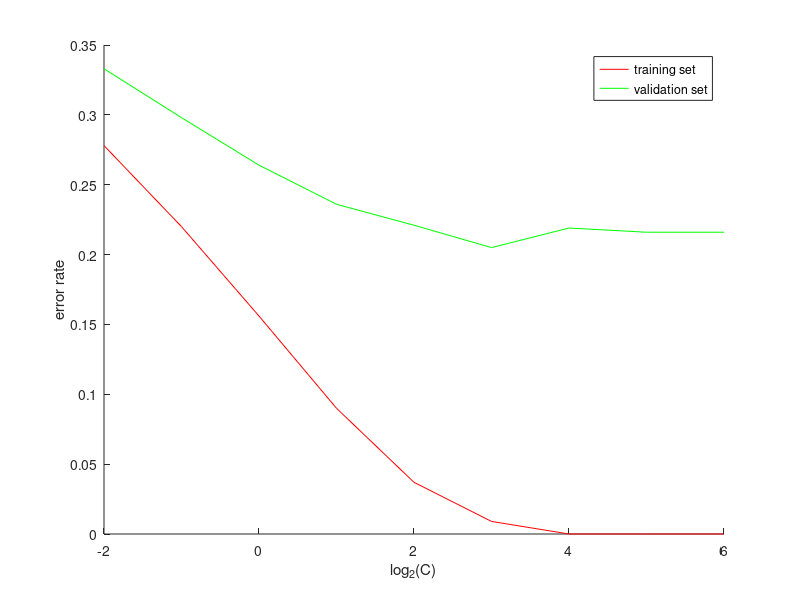

MATLAB code for this plot:
a = 1 - [0.722 0.780 0.844 0.910 0.963 0.991 1.000 1.000 1.000];
b = 1 - [0.667 0.702 0.736 0.764 0.779 0.795 0.781 0.784 0.784];
c = [0.25 0.5 1 2 4 8 16 32 64];
c = log(c)/log(2);
figure
hold on
plot(c, a, 'r')
plot(c, b, 'g')
legend('training set', 'validation set')
xlabel('log_2(C)')
ylabel('error rate')